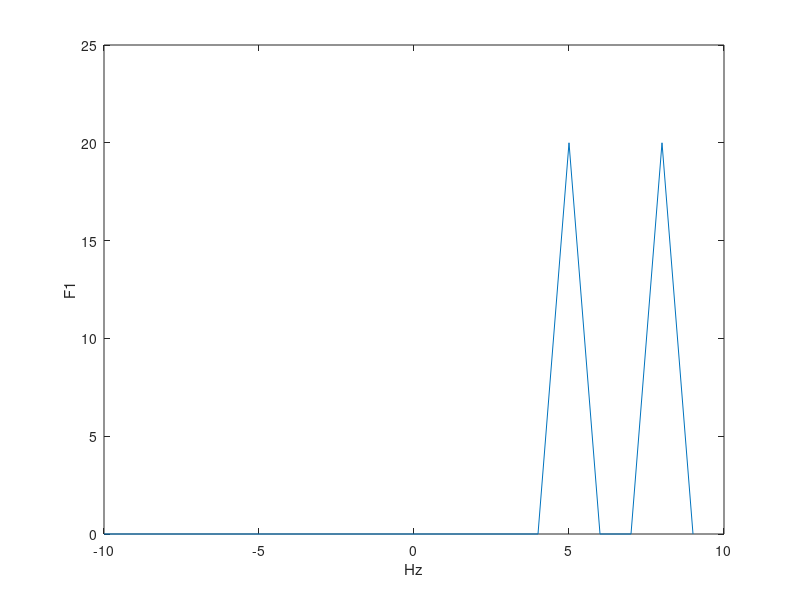
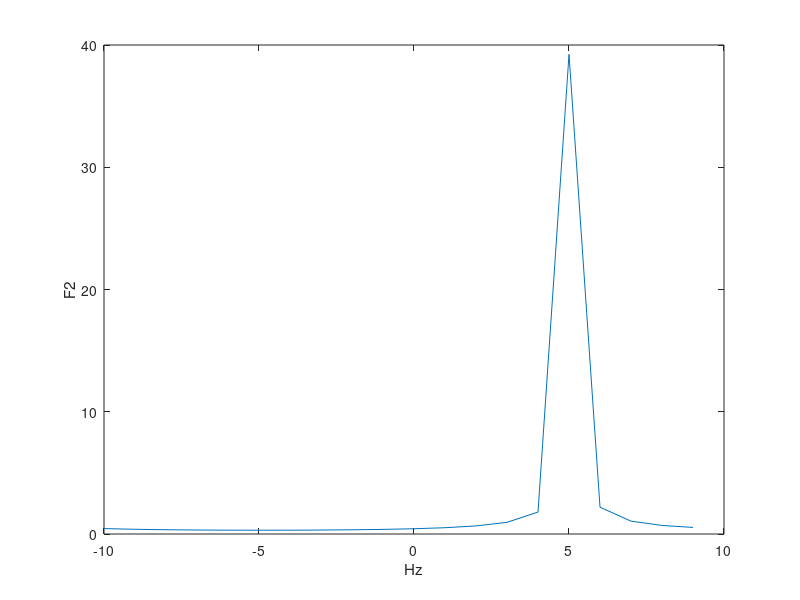

Recreate these plots in MATLAB, in order.
f = -10:1:9;
ts = 1/20;
t = 0:ts:(1-ts);
x1 = exp(1i*2*pi*5*t) + exp(1i*2*pi*8*t);
y1 = fftshift(fft(x1));
x2 = exp(1i*2*pi*5*t) + exp(1i*2*pi*5.1*t);
y2 = fftshift(fft(x2));
plot(f, abs(y1));
xlabel('Hz')
ylabel('F1')
figure()
plot(f, abs(y2));
xlabel('Hz')
ylabel('F2')